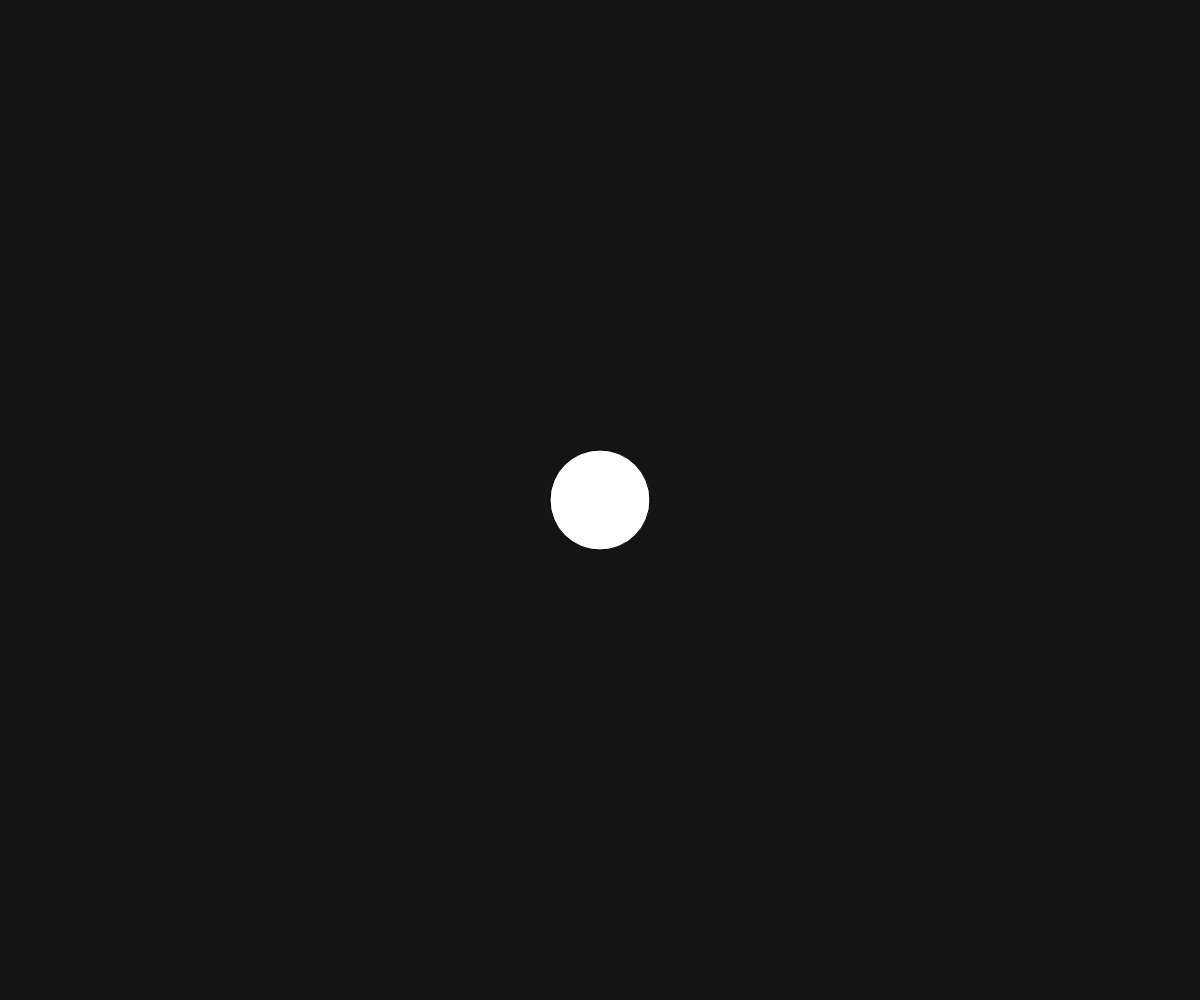
Frame 1 (no input)
Frame 60 (no input): identical to frame 1, image omitted
Frame 120 (the mouse pressed at the canvas centre since frame 60): identical to frame 1, image omitted

The p5.js sketch that drew this single still picture (run headless with seeded random() and noise() and a simulated clock; from frame 60 on, the mouse is pressed at the canvas centre):

// p5.js sketch
// ── sketch.js
// TODO: global state variables

let cc; //cc = click count
let md;

function setup() {
  createCanvas(windowWidth, windowHeight);
  cc = 0;
  md = 200;
}

function draw() {
  background(20);
  // if (cc > 50) {
  //   fill(200, 0, 200);
  // }
  let md = map(cc, 0, 10, 100, 150)
  // print(md) //it will keep printing 30x per second
  ellipse(width / 2, height / 2, md);
}

function mouseReleased() { //only get called when you release the mouse button
  cc += 1;
  md = map(cc, 0, 10, 200, 10);
  print(cc, md);
}
